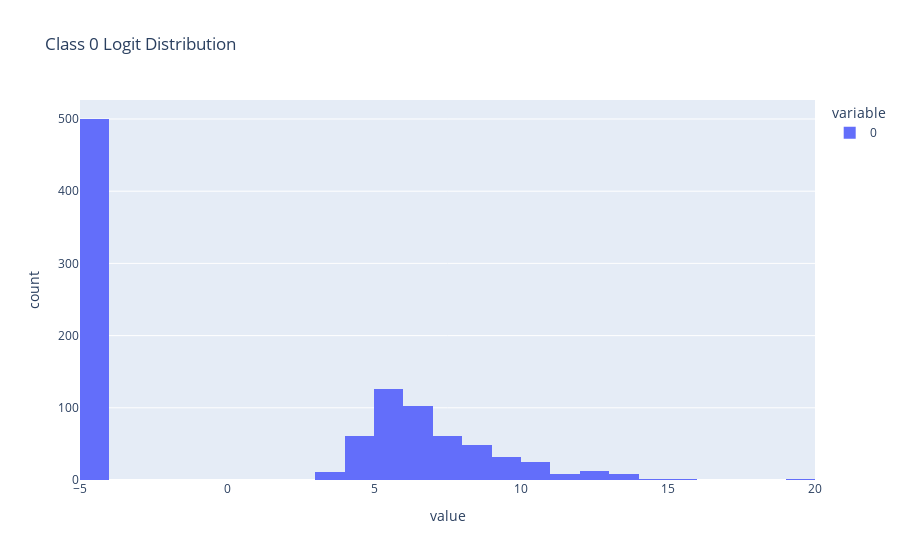
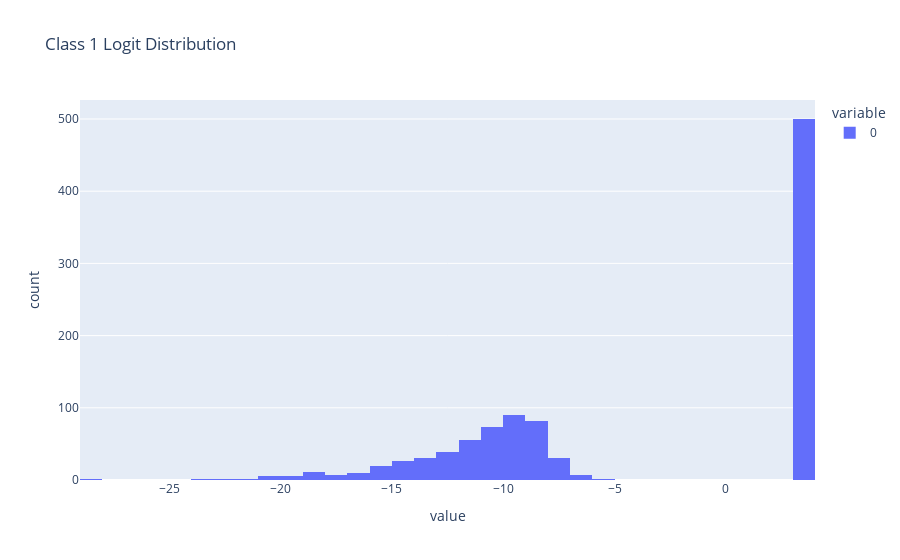

The cell these charts' notebook holds for them, in order:
### Code cell
nn.float()
all_outputs = []
max_output_value = -float("inf")
for data in dataset:
    outputs = nn(data).detach().numpy()
    all_outputs.append(outputs)

    all_activations = [output for _, output in nn.get_all_layer_outputs(data)]
    max_output_value = max(max_output_value, max(float(torch.max(activation)) for activation in all_activations))
print("Max Output Value:", max_output_value)
    


all_outputs = np.concatenate(all_outputs, axis=0)
for i in range(all_outputs.shape[-1]):
    px.histogram(all_outputs[:, i], title=f"Class {i} Logit Distribution").show()

### Figure 1 — Plotly figure (JSON) as saved in the notebook; plotly's stock layout.template omitted (floating-point values rounded to 4 significant figures; data arrays with more than 128 entries replaced by an {"elided": "..."} marker saying what was removed)
{"data": [{"alignmentgroup": "True", "bingroup": "x", "hovertemplate": "variable=0<br>value=%{x}<br>count=%{y}<extra></extra>", "legendgroup": "0", "marker": {"color": "#636efa", "pattern": {"shape": ""}}, "name": "0", "offsetgroup": "0", "orientation": "v", "showlegend": true, "type": "histogram", "x": {"elided": "1000 float values"}, "xaxis": "x", "yaxis": "y"}], "layout": {"barmode": "relative", "legend": {"title": {"text": "variable"}, "tracegroupgap": 0}, "title": {"text": "Class 0 Logit Distribution"}, "xaxis": {"anchor": "y", "domain": [0, 1], "title": {"text": "value"}}, "yaxis": {"anchor": "x", "domain": [0, 1], "title": {"text": "count"}}}}

### Figure 2 — Plotly figure (JSON) as saved in the notebook; plotly's stock layout.template omitted (floating-point values rounded to 4 significant figures; data arrays with more than 128 entries replaced by an {"elided": "..."} marker saying what was removed)
{"data": [{"alignmentgroup": "True", "bingroup": "x", "hovertemplate": "variable=0<br>value=%{x}<br>count=%{y}<extra></extra>", "legendgroup": "0", "marker": {"color": "#636efa", "pattern": {"shape": ""}}, "name": "0", "offsetgroup": "0", "orientation": "v", "showlegend": true, "type": "histogram", "x": {"elided": "1000 float values"}, "xaxis": "x", "yaxis": "y"}], "layout": {"barmode": "relative", "legend": {"title": {"text": "variable"}, "tracegroupgap": 0}, "title": {"text": "Class 1 Logit Distribution"}, "xaxis": {"anchor": "y", "domain": [0, 1], "title": {"text": "value"}}, "yaxis": {"anchor": "x", "domain": [0, 1], "title": {"text": "count"}}}}
